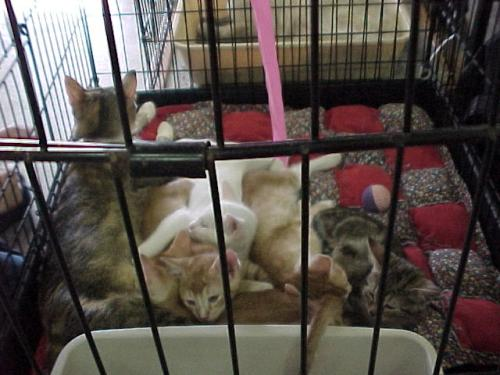
#> input picture dataset/Cat/10090.jpg, 500 x 375 px; its folder holds only this picture in this run
$ python main.py
#> lines starting #> are read from the running program, lines starting #| are printed output that depends on the picture
import os
import shutil
import numpy as np
from PIL import Image
from sklearn.model_selection import train_test_split
from sklearn.ensemble import RandomForestClassifier
from sklearn.metrics import accuracy_score
from pathlib import Path

BASE_DIR = os.getcwd() + "/dataset"  # Contains 'dog' and 'cat' subfolders
WORKING_DIR = os.getcwd() + "/working_dir"  # Directory for split data
RESULTS_DIR = os.getcwd() + "/results"  # Directory to store predictions
IMG_SIZE = (150, 150)  # Resize images to this size

def load_and_preprocess_images(base_dir, img_size):
#> called with base_dir = 'dataset', img_size = (150, 150)
    labels, images = [], []

    for label, folder in enumerate(["Cat", "Dog"]):
        folder_path = Path(base_dir, folder)
        for img_path in folder_path.glob("*.jpg"):
            try:
                img = Image.open(img_path).convert("L")  # Convert to grayscale
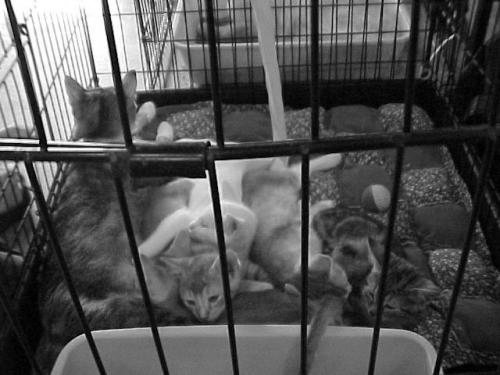
#> img: PIL image 500x375 L; min 0, max 255, mean 81.7
                img = img.resize(img_size)
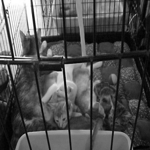
#> img: PIL image 150x150 L; min 0, max 255, mean 81.7
                images.append(np.array(img).flatten())
                labels.append(label)
            except Exception as e:
                print(f"Error loading {img_path}: {e}")
#> pass 2 of the loop in load_and_preprocess_images, `for label, folder in enumerate(["Cat", "Dog"]):`:
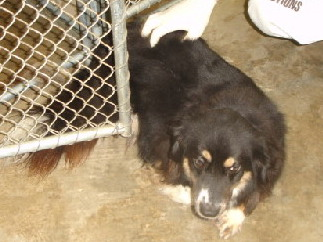
#> input picture dataset/Dog/1007.jpg, 323 x 242 px
#> in load_and_preprocess_images, `img = Image.open(img_path).convert("L")`:
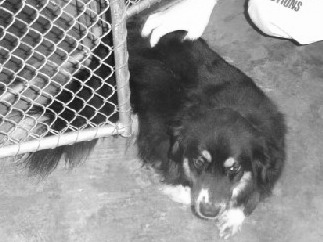
#> img: PIL image 323x242 L; min 13, max 255, mean 141.8
#> in load_and_preprocess_images, `img = img.resize(img_size)`:
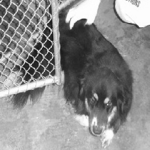
#> img: PIL image 150x150 L; min 19, max 255, mean 141.8

    return np.array(images), np.array(labels)


def split_data(images, labels, split_ratio=0.2):
    return train_test_split(images, labels, test_size=split_ratio, random_state=42)


def prepare_directories(working_dir):
    train_dir = Path(working_dir, "train")
    val_dir = Path(working_dir, "validation")
    for folder in [train_dir, val_dir]:
        folder.mkdir(parents=True, exist_ok=True)
        for sub_folder in ["dog", "cat"]:
            Path(folder, sub_folder).mkdir(parents=True, exist_ok=True)
    return train_dir, val_dir


def train_classifier(train_images, train_labels):
    classifier = RandomForestClassifier(n_estimators=100, random_state=42)
    classifier.fit(train_images, train_labels)
    return classifier

def evaluate_model(classifier, test_images, test_labels):
    predictions = classifier.predict(test_images)
    accuracy = accuracy_score(test_labels, predictions)
    print(f"Accuracy: {accuracy * 100:.2f}%")


if __name__ == "__main__":
    # Step 1: Load and preprocess data
    print("Loading and preprocessing images...")
    images, labels = load_and_preprocess_images(BASE_DIR, IMG_SIZE)
#> labels = [0, 1]

    # Step 2: Split data
    print("Splitting data into training")
    train_images, test_images, train_labels, test_labels = split_data(images, labels)
#> train_labels = [0]; test_labels = [1]

    # Step 3: Train the classifier
    print("Training the classifier...")
    classifier = train_classifier(train_images, train_labels)

    # Step 4: Evaluate the classifier
    print("Evaluating the classifier...")
    evaluate_model(classifier, test_images, test_labels)
#> in evaluate_model, `predictions = classifier.predict(test_images)`: predictions = [0]
#> in evaluate_model, `accuracy = accuracy_score(test_labels, predictions)`: accuracy = 0
#| Accuracy: 0.00%

    # Save the model if necessary (optional)
    from joblib import dump
    dump(classifier, "model.joblib")
